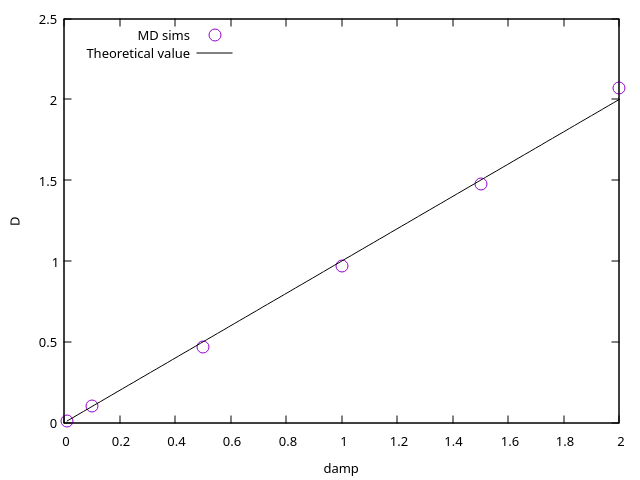

Reproduce this figure in gnuplot.
set key top left
# Theory
f(x) = x

#plot colors
set style line 1 linetype 1 linecolor rgb "blue" lw 2
set style line 2 linetype 1 linecolor rgb "black" lw 1

#Labels
set xlabel "damp"
set ylabel "D"

#plot data
plot 'D_vs_damp.dat' u 1:2 with points pt 6 ps 2 t 'MD sims',f(x) w l ls 2 t "Theoretical value"
